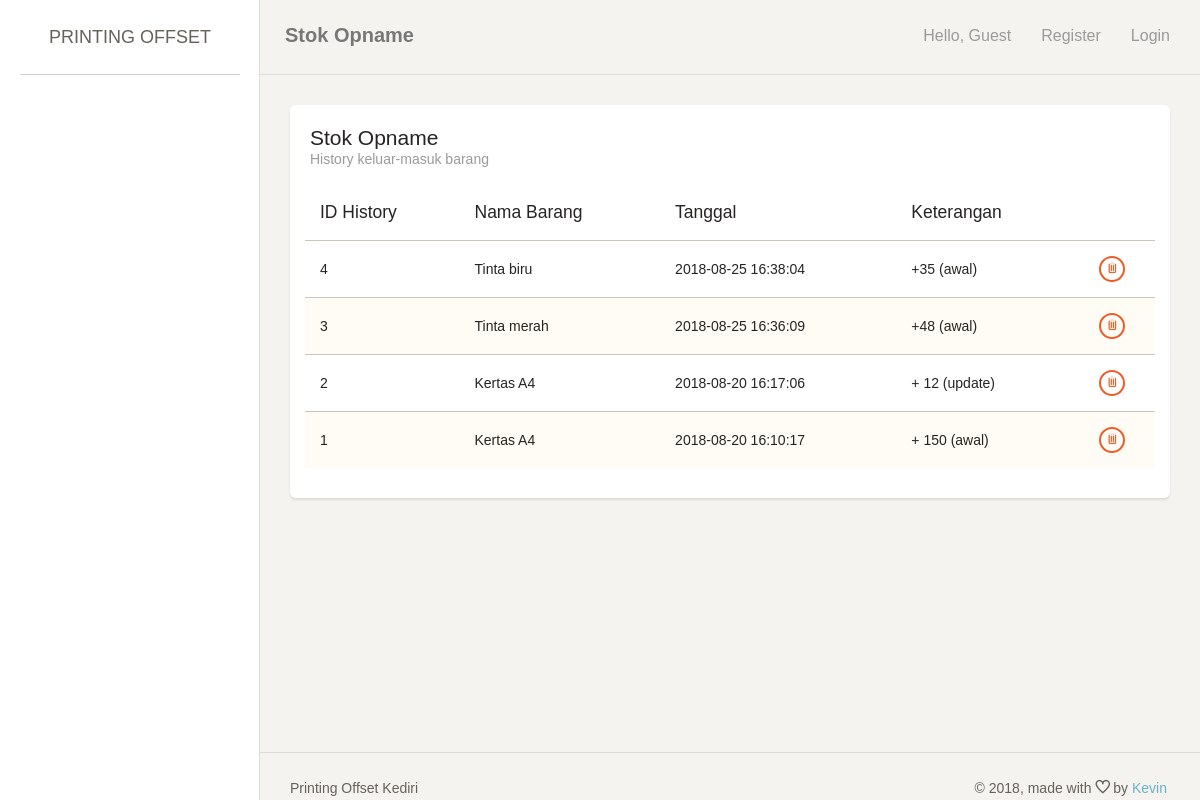
/index.php/historybarang, run on an earlier commit of the app's database.
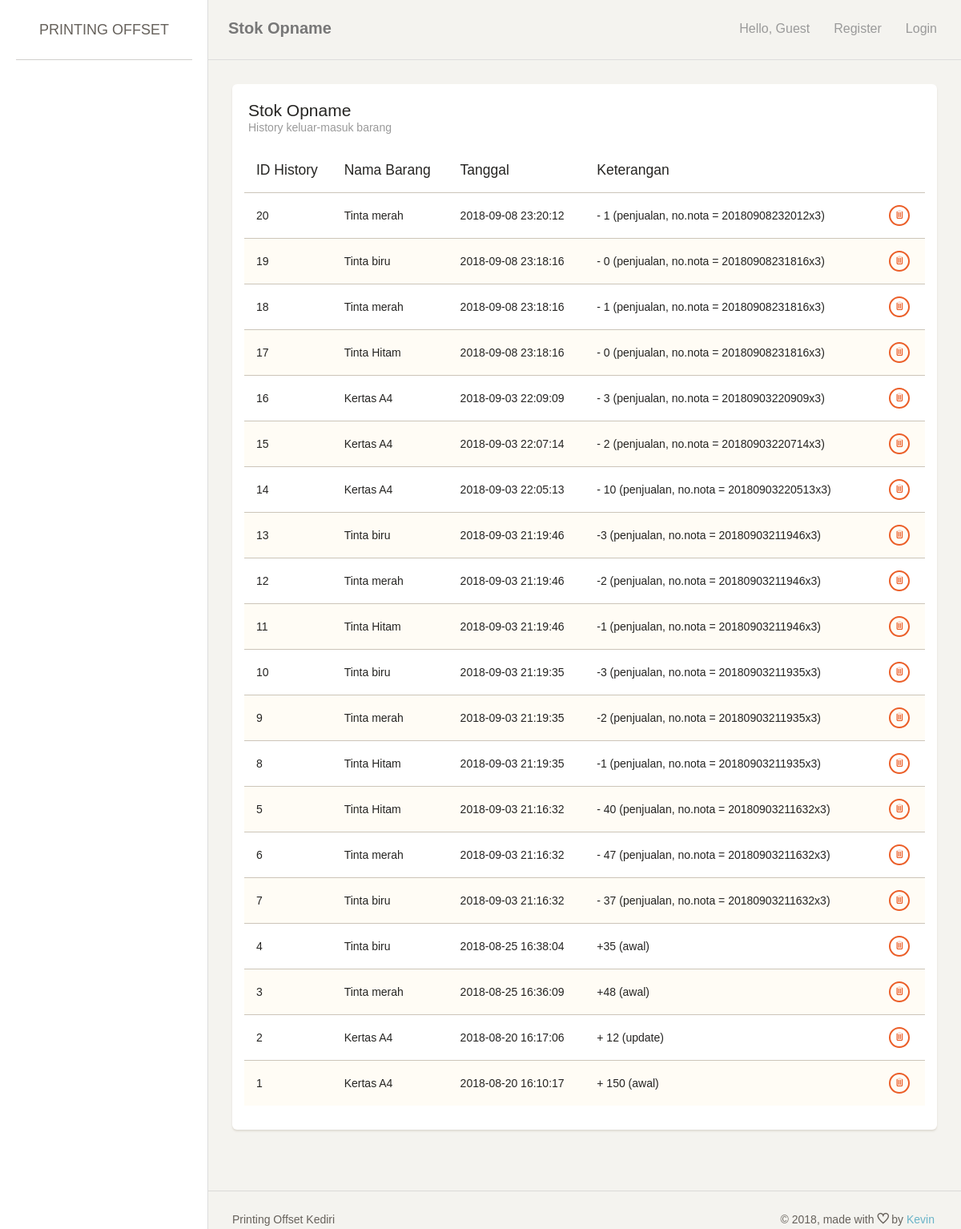
And on a later commit of the database.
### tables this page shows
CREATE TABLE `history` (
  `id_history` int(11) NOT NULL,
  `id_varian` int(11) NOT NULL,
  `tanggal` datetime DEFAULT CURRENT_TIMESTAMP,
  `deskripsi` varchar(255) NOT NULL
);

CREATE TABLE `varian` (
  `id_varian` int(11) NOT NULL,
  `id_jenis_barang` int(11) NOT NULL,
  `id_ukuran_kertas` int(11) DEFAULT NULL,
  `id_jenis_kertas` int(11) DEFAULT NULL,
  `nama_varian` varchar(255) DEFAULT NULL,
  `jumlah` int(11) DEFAULT NULL,
  `stock_awal` int(11) DEFAULT NULL,
  `stock` int(11) DEFAULT NULL,
  `warna` varchar(100) DEFAULT NULL,
  `harga_beli` int(11) DEFAULT NULL,
  `harga_jual` int(11) DEFAULT NULL,
  `warning` int(11) NOT NULL DEFAULT '100'
);

### application/controllers/HistoryBarang.php (called while the page is built, shortened)
<?php
class HistoryBarang extends CI_Controller {
	public function index() {
		$this->lst();
	}
	public function lst() {
		if ($_SESSION['printer']['user']['role'] == 0){
			$data['page_title'] = 'Stok Opname';
			$data['page_note'] = 'History keluar-masuk barang';
			$data['row'] = $this->MBarang->getAllHistory();
			$this->load->view('header', $data);
			$this->load->view('historybarang_list', $data);
			$this->load->view('footer', $data);
		} else {
			redirect('login');
		}
	}
}

### index.php (called while the page is built, shortened)
<?php
require_once BASEPATH.'core/CodeIgniter.php';

### application/models/Barang_model.php (called while the page is built, shortened)
<?php
class Barang_model extends CI_Model {
	public function getAllHistory() {
		$this->db->from('history h, varian b');
		$this->db->where('h.id_varian = b.id_varian');
		$this->db->order_by('h.tanggal', 'desc');
		return $this->db->get()->result_array();
	}
}

### application/views/historybarang_list.php (the view, shortened to what this page needs)
<div class="content">
    <div class="container-fluid">
        <div class="row">
            <div class="col-md-12">
                <div class="card">
                    <div class="header">
                        <h4 class="title"><?= $page_title; ?></h4>
                        <p class="category"><?= $page_note; ?></p>
                    </div>
                    <div class="content table-responsive">
                        <table id="myTable" class="table table-striped">
                            <thead><tr>
                                <th>ID History</th>
                                <th>Nama Barang</th>
                                <th>Tanggal</th>
                                <th>Keterangan</th>
                                <th></th>
                            </tr></thead>
                            <tbody>
                                <?php foreach ($row as $key => $value) {
                                    ?>
                                    <tr>
                                        <td><?= $value['id_history']; ?></td>
                                        <td><?= $value['nama_varian']; ?></td>
                                        <td><?= $value['tanggal']; ?></td>
                                        <td><?= $value['deskripsi']; ?></td>
                                        <td align="center">
                                            <a href="<?= site_url('historybarang/delete/'.$value['id_history']); ?>" class="btn btn-danger btn-xs"><span class="ti-trash" title="Delete"></span></a>
                                        </td>
                                    </tr>
                                    <?php
                                } ?>
                            </tbody>
                        </table>
                    </div>
                </div>
            </div>
        </div>
    </div>
</div>

What changed in the data, as far as the page shows it:
added history: id_history "20", id_varian.nama_varian "Tinta merah", tanggal "2018-09-08 23:20:12", deskripsi "- 1 (penjualan, no.nota = 20180908232012x3)"
added history: id_history "19", id_varian.nama_varian "Tinta biru", tanggal "2018-09-08 23:18:16", deskripsi "- 0 (penjualan, no.nota = 20180908231816x3)"
added history: id_history "18", id_varian.nama_varian "Tinta merah", tanggal "2018-09-08 23:18:16", deskripsi "- 1 (penjualan, no.nota = 20180908231816x3)"
added history: id_history "17", id_varian.nama_varian "Tinta Hitam", tanggal "2018-09-08 23:18:16", deskripsi "- 0 (penjualan, no.nota = 20180908231816x3)"
added history: id_history "16", id_varian.nama_varian "Kertas A4", tanggal "2018-09-03 22:09:09", deskripsi "- 3 (penjualan, no.nota = 20180903220909x3)"
added history: id_history "15", id_varian.nama_varian "Kertas A4", tanggal "2018-09-03 22:07:14", deskripsi "- 2 (penjualan, no.nota = 20180903220714x3)"
added history: id_history "14", id_varian.nama_varian "Kertas A4", tanggal "2018-09-03 22:05:13", deskripsi "- 10 (penjualan, no.nota = 20180903220513x3)"
added history: id_history "13", id_varian.nama_varian "Tinta biru", tanggal "2018-09-03 21:19:46", deskripsi "-3 (penjualan, no.nota = 20180903211946x3)"
added history: id_history "12", id_varian.nama_varian "Tinta merah", tanggal "2018-09-03 21:19:46", deskripsi "-2 (penjualan, no.nota = 20180903211946x3)"
added history: id_history "11", id_varian.nama_varian "Tinta Hitam", tanggal "2018-09-03 21:19:46", deskripsi "-1 (penjualan, no.nota = 20180903211946x3)"
added history: id_history "10", id_varian.nama_varian "Tinta biru", tanggal "2018-09-03 21:19:35", deskripsi "-3 (penjualan, no.nota = 20180903211935x3)"
added history: id_history "9", id_varian.nama_varian "Tinta merah", tanggal "2018-09-03 21:19:35", deskripsi "-2 (penjualan, no.nota = 20180903211935x3)"
added history: id_history "8", id_varian.nama_varian "Tinta Hitam", tanggal "2018-09-03 21:19:35", deskripsi "-1 (penjualan, no.nota = 20180903211935x3)"
added history: id_history "5", id_varian.nama_varian "Tinta Hitam", tanggal "2018-09-03 21:16:32", deskripsi "- 40 (penjualan, no.nota = 20180903211632x3)"
added history: id_history "6", id_varian.nama_varian "Tinta merah", tanggal "2018-09-03 21:16:32", deskripsi "- 47 (penjualan, no.nota = 20180903211632x3)"
added history: id_history "7", id_varian.nama_varian "Tinta biru", tanggal "2018-09-03 21:16:32", deskripsi "- 37 (penjualan, no.nota = 20180903211632x3)"
